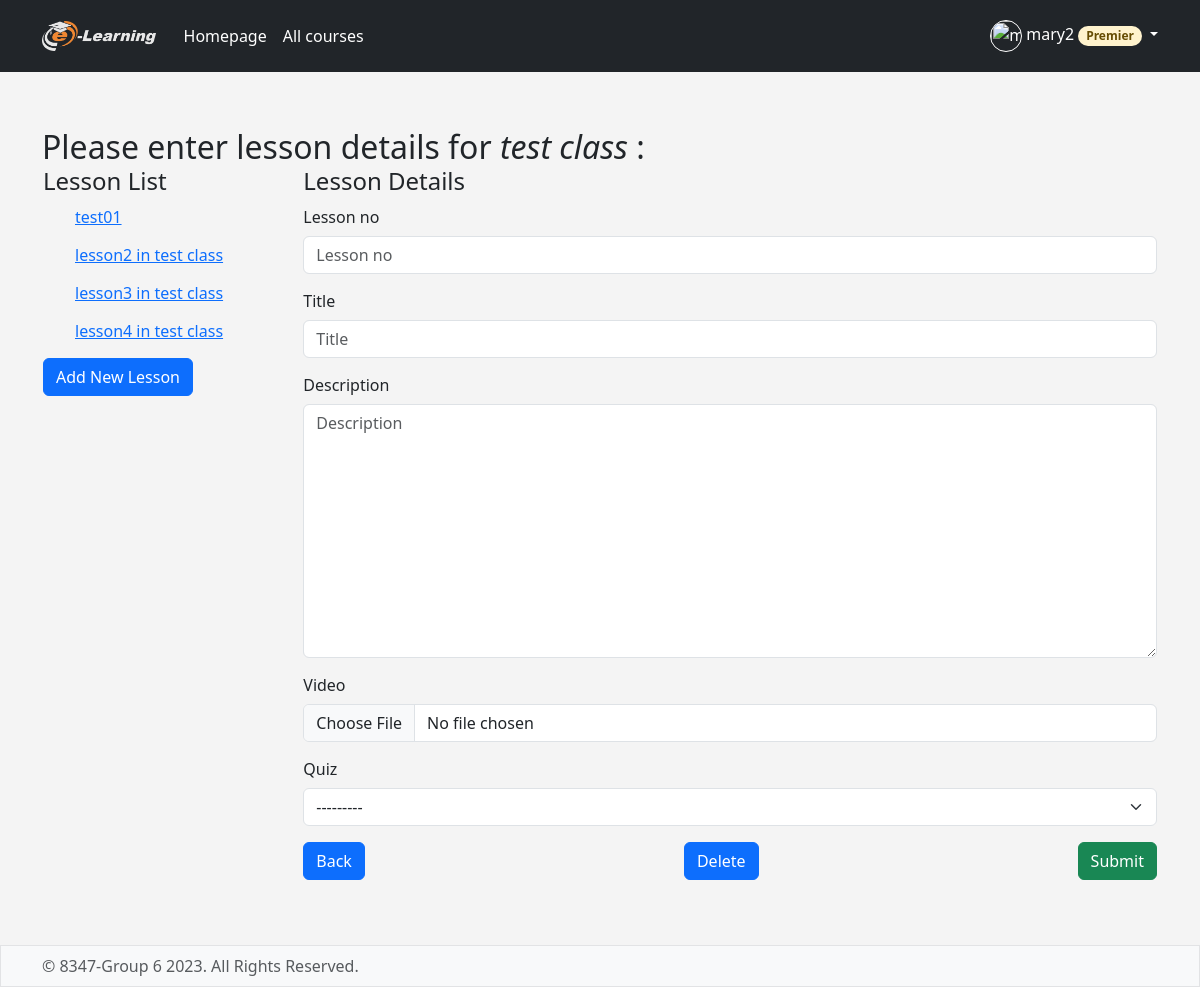
The app's page /teacher/buildcourse/16/16/ (signed in) with its own data.
### elearning/models.py (models this page shows)
class Course(models.Model):
    name = models.CharField(max_length=100)
    description = models.TextField(max_length=300,blank=True)
    image = models.ImageField(upload_to=rename_course_cover,default='course_cover/course-default.png')
    teacher = models.ForeignKey(Student, related_name='course_teacher',on_delete=models.CASCADE)
    category = models.ManyToManyField(Category,related_name='course_category')
    price = models.DecimalField(max_digits=5,decimal_places=2)
    allow_premier = models.BooleanField(default=True)
    date_created = models.DateTimeField(auto_now=True)
    is_featured = models.BooleanField(default=False)
    def __str__(self):
        return self.name

class Lesson(models.Model):
    course = models.ForeignKey(Course, on_delete=models.CASCADE)
    lesson_no = models.PositiveIntegerField()
    title = models.CharField(max_length=100)
    description = models.TextField()
    video = models.FileField(upload_to='lesson_videos/',blank=True)
    created_at = models.DateTimeField(auto_now_add=True)
    quiz = models.ForeignKey(Quiz, on_delete=models.SET_NULL, null=True, blank=True)
    def __str__(self):
        return self.title

### elearning/views.py (the view, shortened to what this page needs)
# urls.py: path('teacher/buildcourse/<int:course_id>/<int:lesson_no>/',views.coursedetailbuilder, name='teacher-buildcoursedetail'),
@login_required(login_url='elearning:login')
def coursedetailbuilder(request,course_id,lesson_no):
    print(course_id,lesson_no,request.method)
    user = Student.objects.get(pk=request.user.id)
    course = Course.objects.get(pk=course_id)
    try:
        lessons = Lesson.objects.filter(course_id=course.id)
    except:
        lessons=[]
    print(lessons)
    try:
        lessons = Lesson.objects.filter(course_id=course.id)
    except:
        lessons=[]
    try:
        lesson = list(lessons.filter(lesson_no=lesson_no).values())[0]
        print(lesson)
        new_lessons_form = LessionForm(initial=lesson)
    except:
        new_lessons_form = LessionForm()
    print(lessons)
    print(course,lesson_no)
    return render(request,'elearning/coursebuilder.html',{'form':new_lessons_form,'lessons':lessons,'course':course,'lesson_no':lesson_no})

### elearning/forms.py
class LessionForm(forms.ModelForm):
    class Meta:
        model = Lesson
        fields = ['lesson_no','title','description','video','quiz']

### elearning/templates/elearning/coursebuilder.html (shortened to what this page needs)
{% extends 'elearning/base.html' %}
{% load bootstrap_icons %}
{% load static %}
{% load bootstrap5 %}
{% block content %}
<link rel="stylesheet" href="{% static 'elearning/coursebuilder_style.css' %}">
<div class="container">
    <div class="row my-5">
        <div class="col-md-12">
            <h1 class="fs-2 py-2">Please enter lesson details for <i>{{ course }}</i> :</h1>
            <table class="my-table-style" style="top: 10px;">
                <tr>
                    <th><h4>
                        Lesson List
                      </h4></th>
                      <th><h4>
                        Lesson Details
                      </h4></th>
                </tr>
            <tr>
                <div class="row row-cols-1 row-cols-sm-2 row-cols-md-3 g-3">
                <tr>
                    <td style="position: absolute;">
                        {% for l in lessons %}
                            <ol><a href="{% url 'elearning:teacher-buildcoursedetail' course.id l.lesson_no %}">{{ l.title }}</a></ol>
                        {% endfor %}
                        <div class="d-flex justify-content-between">
                            <a class="btn btn-primary" href="{% url 'elearning:teacher-buildcoursedetail' course.id lessons|length|add:1 %}">Add New Lesson</a>
                        </div>
                    </td>
                    <td>
                    <form action="{% url 'elearning:teacher-buildcoursedetail' course.id lesson_no %}" method="post" class="form" enctype="multipart/form-data">
                        {% bootstrap_form form %}
                        <div class="d-flex justify-content-between">
                            <a class="btn btn-primary" href="{% url 'elearning:teacher-viewcourse' course.id %}">Back</a>
                            <a class="btn btn-primary" href="{% url 'elearning:teacher-deletelesson' course.id lesson_no %}">Delete</a>
                            <button type="submit" class="btn btn-success">Submit</button>
                        </div>
                    </form>
                    </td>
                </tr>
                </div>
            </tr>
            </table>
        </div>
    </div>
</div>
{% endblock %}

### elearning/templates/elearning/base.html (shortened to what this page needs)
{% load static %}
{% load bootstrap5 %}
{% bootstrap_css %}
{% load bootstrap_icons %}
<!DOCTYPE html>
<html lang="en">
<head>
    <link rel="stylesheet" type="text/css" href="{% static 'elearning/bootstrap.min.css' %}"/>
    <link rel="stylesheet" type="text/css" href="{% static 'elearning/sign-in.css' %}"/>
    <link rel="stylesheet" type="text/css" href="{% static 'elearning/carousel.css' %}"/>
    <link rel="stylesheet" type="text/css" href="{% static 'elearning/style.css' %}"/>
</head>
<body class="d-flex " style="display: flex; flex-direction: column;">
<header class="p-3 text-bg-dark bg-dark" >
    <div class="container" >
        <div class="d-flex flex-wrap align-items-center justify-content-center justify-content-lg-start">
            <a href="{% url 'elearning:homepage' %}"
               class="d-flex align-items-center mb-2 mb-lg-0 text-white text-decoration-none"
               style="margin-right: 20px">
                <img src="{% static 'elearning/logo.png' %}" height="30" alt="e-learning logo">
            </a>
            <ul class="nav col-12 col-lg-auto me-lg-auto mb-2 justify-content-center mb-md-0">
                <li><a href="{% url 'elearning:homepage' %}" class="nav-link px-2 text-white">Homepage</a></li>
                <li><a href="{% url 'elearning:courselist' %}" class="nav-link px-2 text-white">All courses</a></li>
            </ul>
            {% if user.is_authenticated %}
                <div class="dropdown">
                    <a href="#" class="d-block link-body-emphasis text-white dropdown-toggle text-decoration-none"
                       data-bs-toggle="dropdown" aria-expanded="false">
                        <img src="{{ request.session.avatar }}" alt="{{ user.username }}" width="32" height="32"
                             style="border: white; border-style: solid; border-width: 1px" class="rounded-circle">
                        {{ user.username }}
                        {% if request.session.is_premier %}
                            <span class="badge bg-warning-subtle text-warning-emphasis rounded-pill">Premier</span>
                        {% endif %}
                    </a>
                </div>
            {% endif %}
        </div>
    </div>
</header>
    {% block content %}{% endblock %}
<footer class="footer mt-auto py-2 bg-body-tertiary" style="border: #e2e3e5; border-style: solid; border-width: 1px">
    <div class="container">
        <span class="text-body-secondary">&copy; 8347-Group 6 2023. All Rights Reserved.</span>
    </div>
</footer>
</body>
</html>

### elearning/static/elearning/sign-in.css (style rules this page uses)
html, body { min-height: 100%; }

### elearning/static/elearning/carousel.css (style rules this page uses)
body { color: rgb(var(--bs-tertiary-color-rgb)); }

### elearning/static/elearning/style.css (style rules this page uses)
body { background-color: #f4f4f4; }

### elearning/static/elearning/coursebuilder_style.css (style rules this page uses)
.my-table-style { width: 100%; }

### records on screen
Course: name "test class"
Lesson: title "test01"
Lesson: title "lesson2 in test class"
Lesson: title "lesson3 in test class"
Lesson: title "lesson4 in test class"

### other values on screen
{{ user.username }} "mary2"
